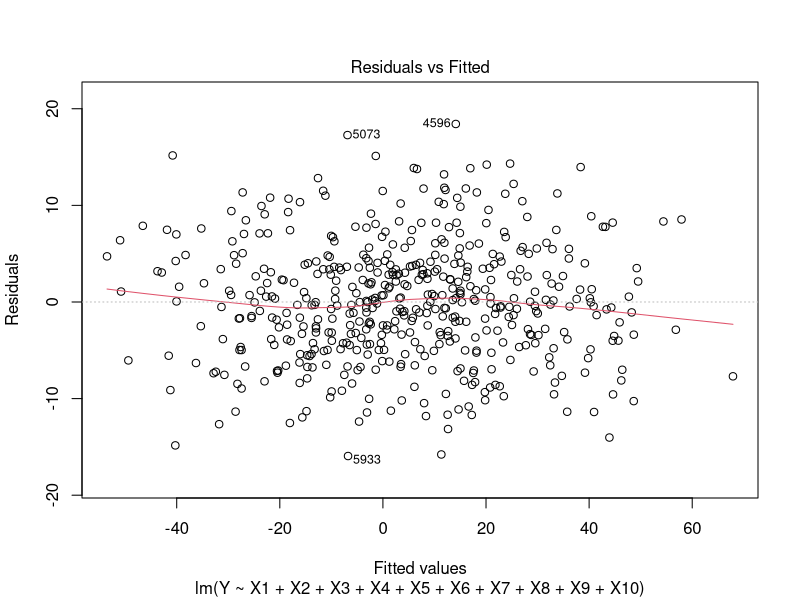
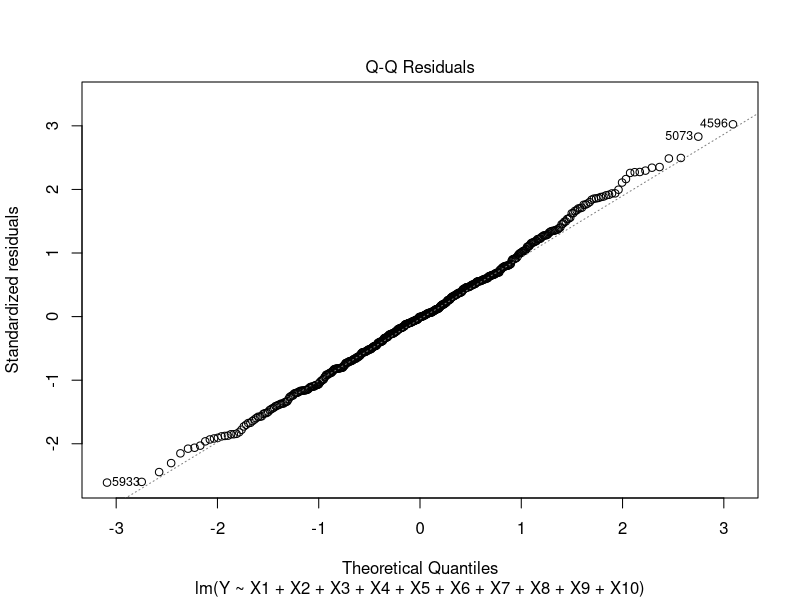
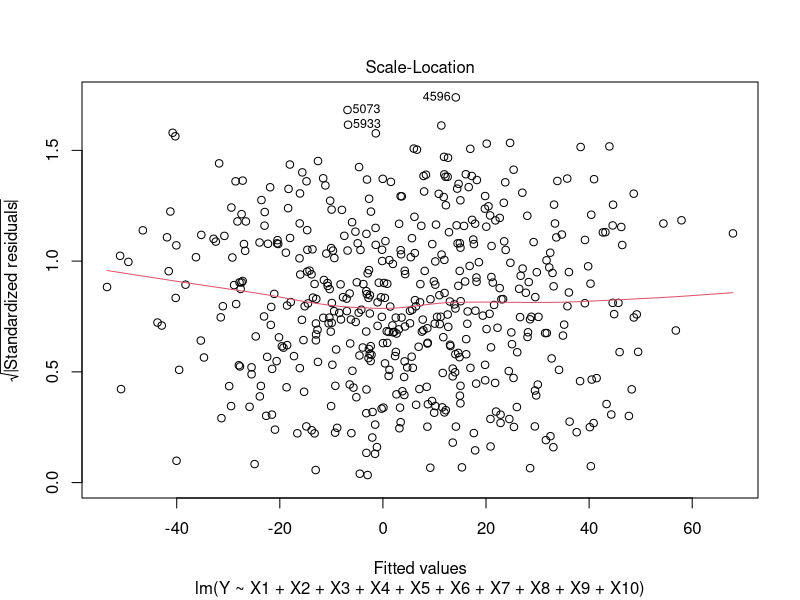
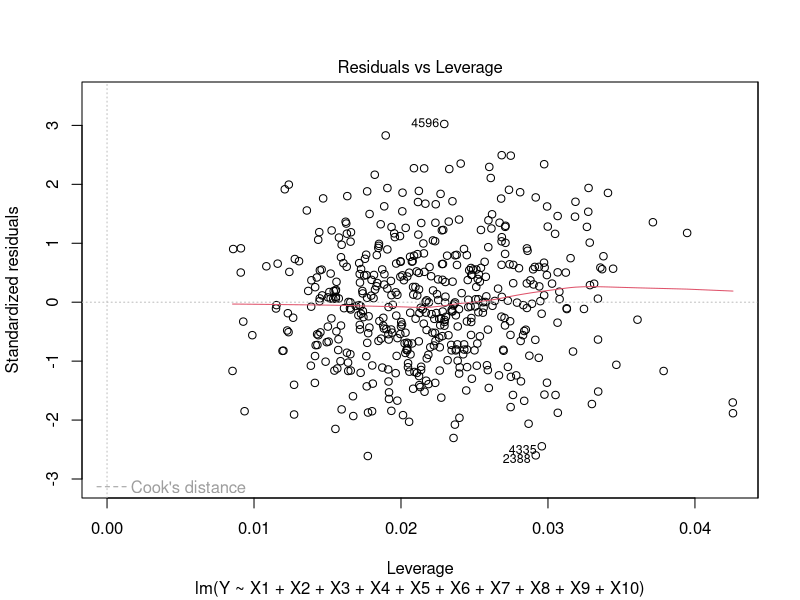
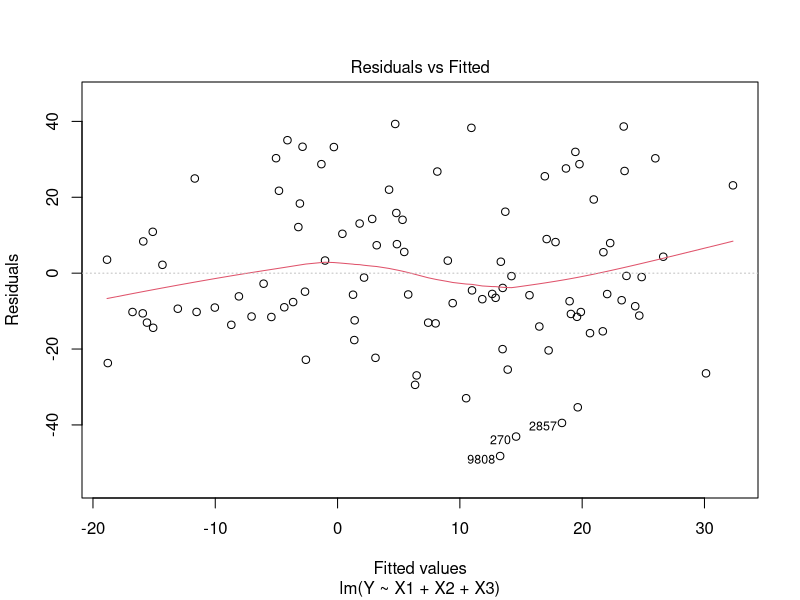
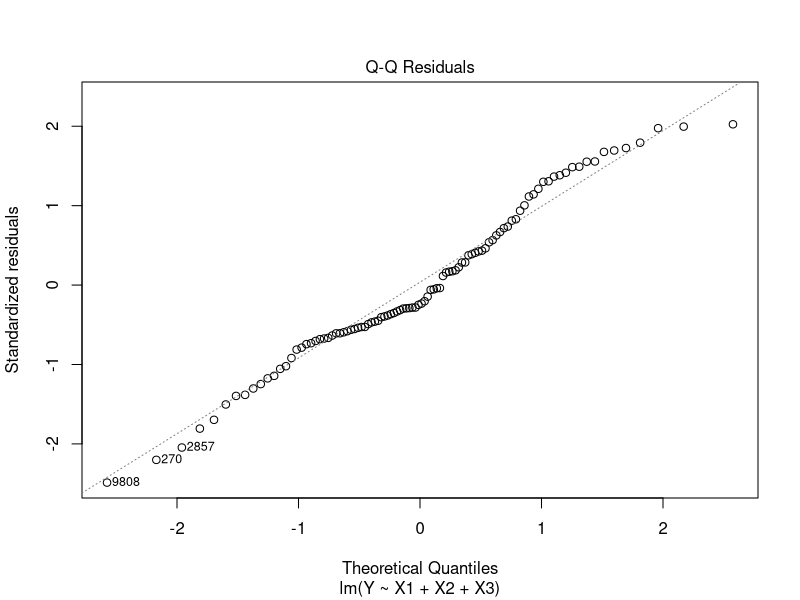
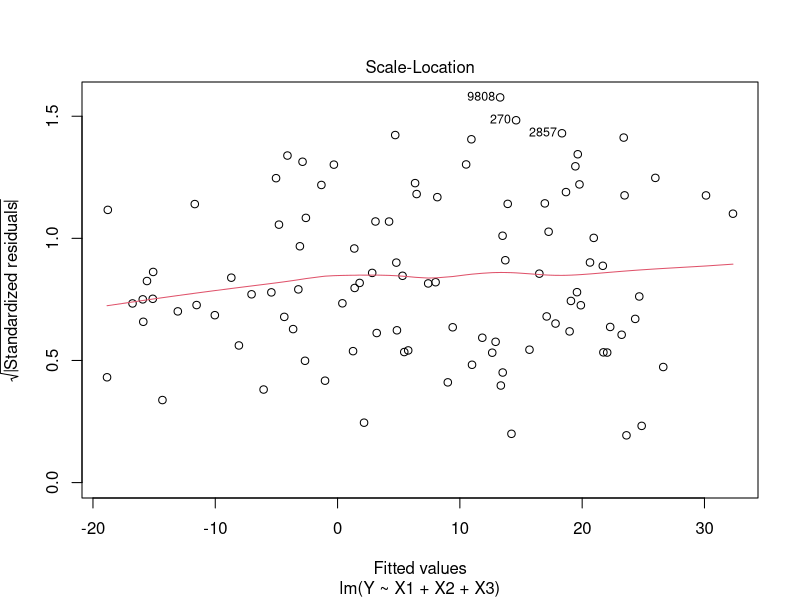
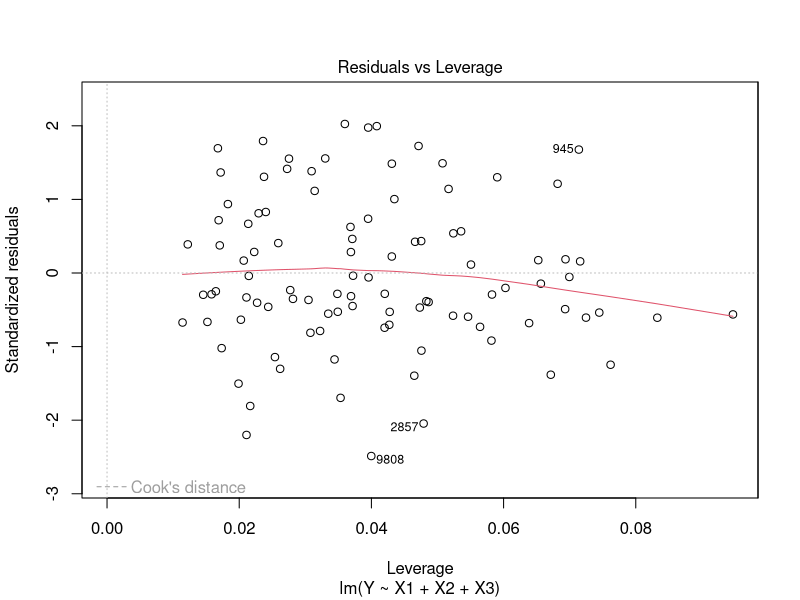

These charts were generated, in order, by the following R code:
# POLITSC 7551, Fall 2018
# Instructor: Jan Pierskalla
# Code by Adam Lauretig

# Simulating regression models, including several kinds of incorrect fit, 
# and observing when they break

## Our basic dgp setup ----
# Generate Hyperpopulation
# 1. Simulate some data, these are our X's
# 2. Simulate some covariates 
# 2.5 Don't forget the intercept!
# 3. Multiply these together
# 4. Simulate error term, e ~ N(0, sigma^2)
# 5. Add to XB, generating Y
# 6. Combine in data frame

# Create data sample and test simulation
# We'll sample from our hyperpopulation, fit a model, 
# and compare it to the "truth"
set.seed(614)
hyperpop_size <- 10000
number_covariates <- 10
X <- matrix(runif(n = hyperpop_size * number_covariates, min = -5, max = 5), 
  ncol = number_covariates)
X <- cbind(1, X)
betas <- matrix(round( # rounding, for human legibility
  rnorm(n = (number_covariates + 1), mean = 3, sd = 2), 2), nrow = 1)
# only use some of the covariates (at random)
beta_to_use <- sample(
  c(0, 1), size = number_covariates, replace = TRUE, prob = c(.4, .6))
betas[, 2:ncol(betas)] <- betas[, 2:ncol(betas)] * beta_to_use

tmp <- X %*% t(betas) # before we include our errors
# adding some noise to our model, we can control model fit w/the sd term
sigma_sq <- 36
error <- rnorm(n = hyperpop_size, mean = 0, sd = sqrt(sigma_sq)) 
Y <- tmp + error
hyper_pop_data <- data.frame(Y = Y, X[, 2:ncol(X)])

# here's just a function to generate samples 
# arguments: sample size (coerced to integer), hyperpopulation from above
generate_observed_sample<- function(sample_size, data_to_use = hyper_pop_data){
  sample_size <- as.integer(sample_size)
  n_possible_obs <- nrow(data_to_use)
  to_sample <- seq.int(from = 1, to = n_possible_obs, by = 1)
  sampled_indices <- sample(x = to_sample, size = sample_size, replace = FALSE)
  data_to_use[sampled_indices, ]
}

# when we know the DGP, we don't need a big N
m1 <- lm(Y~ X1 + X2 + X3 + X4 + X5 + X6 + X7 + X8 + X9 + X10, 
  data = generate_observed_sample(10))
summary(m1)
m2 <- lm(Y~ X1 + X2 + X3 + X4 + X5 + X6 + X7 + X8 + X9 + X10, 
  data = generate_observed_sample(25))
summary(m2)
m3 <- lm(Y~ X1 + X2 + X3 + X4 + X5 + X6 + X7 + X8 + X9 + X10, 
  data = generate_observed_sample(100))
summary(m3)
m4 <- lm(Y~ X1 + X2 + X3 + X4 + X5 + X6 + X7 + X8 + X9 + X10, 
  data = generate_observed_sample(500))
summary(m4)
plot(m4)

# what about omitting variables? 
# Pretend we don't have the whole universe of data
m1 <- lm(Y~ X1 + X2 + X3, data = generate_observed_sample(10))
summary(m1)
m2 <- lm(Y~ X1 + X2 + X3, data = generate_observed_sample(25))
summary(m2)
m3 <- lm(Y~ X1 + X2 + X3, data = generate_observed_sample(100))
summary(m3)
plot(m3)
# clearly, omitting variables is bad

# what happens if we include variables that aren't a part of the model? (we think they are, though)
test_df <-  generate_observed_sample(100)
test_df$random_1 <- rnorm(100, 0, 1)
test_df$random_2 <- rnorm(100, 0, 1)
# and take our two best models from above

m1 <- lm(Y~ X1 + X2 + X3 + X4 + X5 + X6 + X7 + X8 + X9 + X10 + random_1 + random_2, 
  data = test_df)
summary(m1)

m2 <- lm(Y~ X1 + X2 + X3 + random_1 + random_2, data =test_df)
summary(m2)
# compare to the m4's above



# Now, let's think about heteroskedasticity ----

hyperpop_size <- 10000
number_covariates <- 10
X <- matrix(runif(n = hyperpop_size * number_covariates, min = -5, max = 5), 
  ncol = number_covariates)
X <- cbind(1, X)
betas <- matrix(round( # rounding, for human legibility
  rnorm(n = (number_covariates + 1), mean = 3, sd = 2), 2), nrow = 1)
# only use some of the covariates (at random)
beta_to_use <- sample(
  c(0, 1), size = number_covariates, replace = TRUE, prob = c(.4, .6))
betas[, 2:ncol(betas)] <- betas[, 2:ncol(betas)] * beta_to_use
tmp <- X %*% t(betas) # before we include our errors

# errors are more complicated here
n <- rep(1:50, 200)
sigma_sq <- n^1.3
error <- rnorm(n = hyperpop_size, mean = 0, sd = sqrt(sigma_sq)) 
Y <- tmp + error
hyper_pop_data_het <- data.frame(Y = Y, X[, 2:ncol(X)])

# when we know the DGP, we don't need a big N
m1 <- lm(Y~ X1 + X2 + X3 + X4 + X5 + X6 + X7 + X8 + X9 + X10, 
  data = generate_observed_sample(10, hyper_pop_data_het))
summary(m1)
m2 <- lm(Y~ X1 + X2 + X3 + X4 + X5 + X6 + X7 + X8 + X9 + X10, 
  data = generate_observed_sample(25, hyper_pop_data_het))
summary(m2)


m3 <- lm(Y~ X1 + X2 + X3 + X4 + X5 + X6 + X7 + X8 + X9 + X10, 
  data = generate_observed_sample(100, hyper_pop_data_het))
summary(m3)
plot(m3) # examine the qqplot

m4 <- lm(Y~ X1 + X2 + X3, 
  data = generate_observed_sample(100, hyper_pop_data_het))
summary(m4)
plot(m4) # examine the qqplot


# let's then use robust standard errors
library(lmtest)
library(sandwich)
# dealing with heteroskedasticity
# gives you heteroskedasticity-corrected covariance matrix
coeftest(m3,vcovHC(m3,type="HC3"))
coeftest(m4,vcovHC(m4,type="HC3"))
